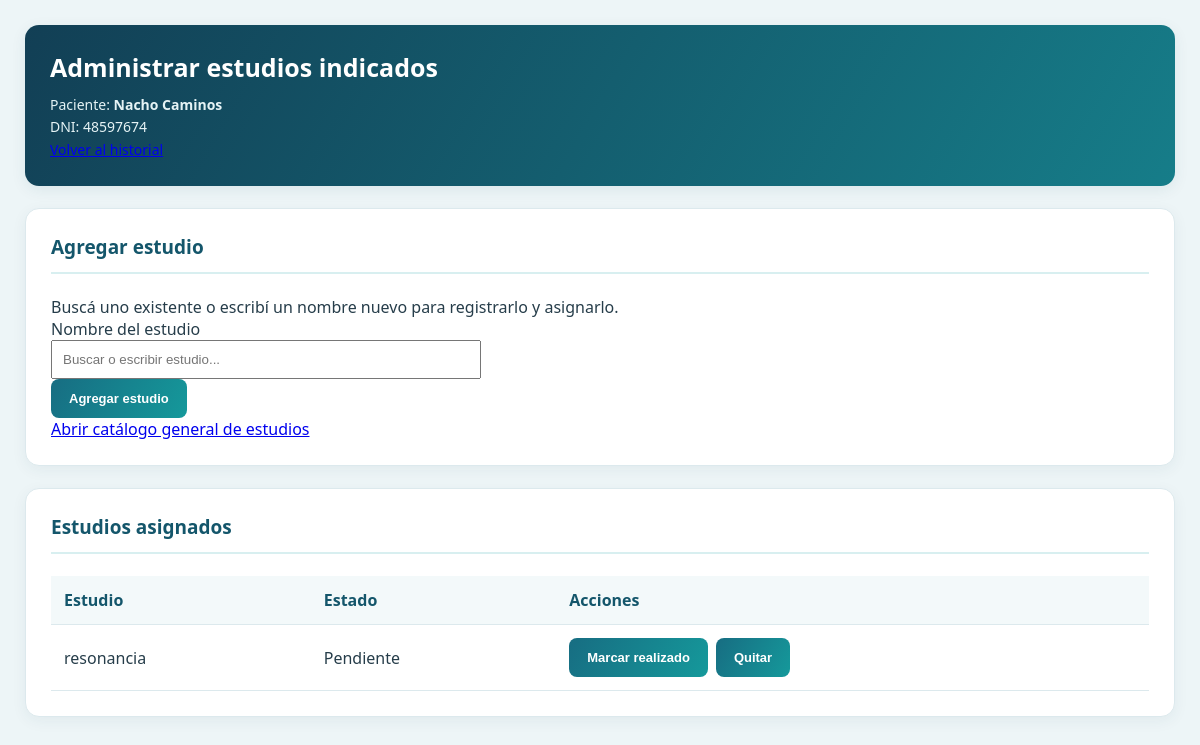
The app's page /historial/administrar_estudios.php?dni_p=48597674 (signed in) with its own data.
### tables this page shows
CREATE TABLE `paciente` (
  `dni_p` int(11) NOT NULL,
  `nombre_p` varchar(30) NOT NULL,
  `apellido` varchar(30) NOT NULL,
  `cuil` varchar(11) DEFAULT NULL,
  `telefono` varchar(20) NOT NULL,
  `mail` varchar(100) NOT NULL,
  `id_obra_social` int(11) DEFAULT NULL,
  `id_trabajo` int(11) DEFAULT NULL
);

CREATE TABLE `paciente_estudio` (
  `dni_paciente` int(11) NOT NULL,
  `id_estudio` int(11) NOT NULL,
  `estado` enum('Pendiente','Realizado') NOT NULL DEFAULT 'Pendiente'
);

CREATE TABLE `estudio` (
  `id_estudio` int(11) NOT NULL,
  `nombre_es` varchar(50) NOT NULL
);

### historial/administrar_estudios.php (the view, shortened to what this page needs)
<?php
require_once __DIR__ . "/../Pacientes/conexion.php";
function escapar($valor) {
    return htmlspecialchars(
        (string)($valor ?? ""),
        ENT_QUOTES,
        "UTF-8"
    );
}
function consultar($conexion, $sql, $dni) {
    $stmt = mysqli_prepare($conexion, $sql);
    mysqli_stmt_bind_param($stmt, "i", $dni);
    mysqli_stmt_execute($stmt);
    $resultado = mysqli_stmt_get_result($stmt);
    $filas = mysqli_fetch_all($resultado, MYSQLI_ASSOC);
    return $filas;
}
$dni = filter_input(
    INPUT_GET,
    "dni_p",
    FILTER_VALIDATE_INT
);
$pacientes = consultar(
    $conexion,
    "SELECT dni_p, nombre_p, apellido
     FROM paciente WHERE dni_p = ?",
    $dni
);
$paciente = $pacientes[0];
$asignados = consultar(
    $conexion,
    "SELECT
        e.id_estudio,
        e.nombre_es,
        pe.estado
     FROM paciente_estudio pe
     INNER JOIN estudio e
        ON pe.id_estudio = e.id_estudio
     WHERE pe.dni_paciente = ?
     ORDER BY e.nombre_es",
    $dni
);
?>
<!DOCTYPE html>
<html lang="es">
<head>
    <link
        rel="stylesheet"
        href="../general/estilos.css"
    >
</head>
<body>
<main class="gestion-contenido">
    <section class="bienvenida">
        <h1>Administrar estudios indicados</h1>
        <p>
            Paciente:
            <strong>
                <?php
                    echo escapar(
                        $paciente["nombre_p"] . " " .
                        $paciente["apellido"]
                    );
                ?>
            </strong>
        </p>
        <p>
            DNI: <?php echo escapar($dni); ?>
        </p>
        <p>
            <a href="historial.php?dni_p=<?php
                echo urlencode($dni);
            ?>">
                Volver al historial
            </a>
        </p>
    </section>
    <section class="tarjeta">
        <h2>Agregar estudio</h2>
        <p>
            Buscá uno existente o escribí un nombre
            nuevo para registrarlo y asignarlo.
        </p>
        <form method="POST">
            <p>
                <label for="nombre_estudio">
                    Nombre del estudio
                </label>
            </p>
            <input
                type="text"
                id="nombre_estudio"
                name="nombre_estudio"
                list="catalogo_estudios"
                class="campo-estudio"
                maxlength="50"
                autocomplete="off"
                required
                placeholder="Buscar o escribir estudio..."
            >
            <p>
                <button type="submit">
                    Agregar estudio
                </button>
            </p>
        </form>
        <p>
            <a
                href="../Estudios/estudios.php"
                target="_blank"
                rel="noopener noreferrer"
            >
                Abrir catálogo general de estudios
            </a>
        </p>
    </section>
    <section class="tarjeta">
        <h2>Estudios asignados</h2>
        <?php if (!$asignados) { ?>
            <p>
                El paciente todavía no tiene
                estudios indicados.
            </p>
        <?php } else { ?>
            <div class="tabla-contenedor">
                <table class="tabla-gestion">
                    <thead>
                        <tr>
                            <th>Estudio</th>
                            <th>Estado</th>
                            <th>Acciones</th>
                        </tr>
                    </thead>
                    <tbody>
                        <?php foreach ($asignados as $estudio) { ?>
                            <tr>
                                <td>
                                    <?php
                                        echo escapar(
                                            $estudio["nombre_es"]
                                        );
                                    ?>
                                </td>
                                <td>
                                    <?php
                                        echo escapar(
                                            $estudio["estado"]
                                        );
                                    ?>
                                </td>
                                <td>
                                    <div class="acciones-estudio">
                                        <form method="POST">
                                            <button type="submit">
                                                <?php
                                                    echo $estudio["estado"] === "Realizado"
                                                        ? "Marcar pendiente"
                                                        : "Marcar realizado";
                                                ?>
                                            </button>
                                        </form>
                                        <form
                                            method="POST"
                                            onsubmit="return confirm(
                                                '¿Quitar este estudio del paciente?'
                                            );"
                                        >
                                            <button type="submit">
                                                Quitar
                                            </button>
                                        </form>
                                    </div>
                                </td>
                            </tr>
                        <?php } ?>
                    </tbody>
                </table>
            </div>
        <?php } ?>
    </section>
</main>
</body>
</html>

### general/estilos.css (style rules this page uses)
* { box-sizing: border-box; margin: 0; padding: 0; }
body { font-family: 'Segoe UI', Arial, sans-serif; background: #edf5f7; color: #263d4a; padding: 25px; transition: background-color 0.7s ease, color 0.7s ease; }
main { display: flex; flex-direction: column; gap: 22px; margin-bottom: 22px; }
.tarjeta, aside { background: white; border: 1px solid #dce9ed; border-radius: 14px; padding: 25px; box-shadow: 0 4px 15px rgba(30, 75, 90, 0.06); transition: background-color 0.7s ease, color 0.7s ease, border-color 0.7s ease; }
.tarjeta h2, aside h2 { color: #14566b; font-size: 19px; margin-bottom: 22px; padding-bottom: 12px; border-bottom: 2px solid #d8eff0; transition: color 0.7s ease, border-color 0.7s ease; }
button { background: linear-gradient(120deg, #176d82, #15999b); color: white; border: none; border-radius: 8px; padding: 12px 18px; font-weight: bold; font-size: 13px; cursor: pointer; transition: transform 0.25s, box-shadow 0.25s, background-color 0.7s ease, color 0.7s ease; align-self: flex-start; }
.bienvenida { padding: 25px; background: linear-gradient(120deg, #123f55, #167d89); color: white; border-radius: 14px; box-shadow: 0 4px 15px rgba(30, 75, 90, 0.08); }
.bienvenida h1 { font-size: 25px; margin-bottom: 10px; }
.bienvenida p { font-size: 14px; color: #e5f3f5; line-height: 1.6; }
.gestion-contenido { display: flex; flex-direction: column; gap: 22px; }
.gestion-contenido .bienvenida { margin-bottom: 0; }
.tabla-contenedor { width: 100%; overflow-x: auto; }
.tabla-gestion { width: 100%; border-collapse: collapse; text-align: left; }
.tabla-gestion th, .tabla-gestion td { padding: 13px; border-bottom: 1px solid #dce9ed; }
.tabla-gestion th { color: #14566b; background: #f3f9fa; }
.tabla-gestion button { align-self: auto; }

### historial/administrar_estudios.php (style rules this page uses)
.campo-estudio { width: 100%; max-width: 430px; padding: 10px; box-sizing: border-box; }
.acciones-estudio { display: flex; gap: 8px; align-items: center; flex-wrap: wrap; }
.acciones-estudio form { display: inline-block; }

### records on screen
paciente: nombre_p+apellido "Nacho Caminos"
paciente_estudio: id_estudio.nombre_es "resonancia", estado "Pendiente", shows "Marcar realizado"

### other values on screen
escapar($dni) "48597674"
